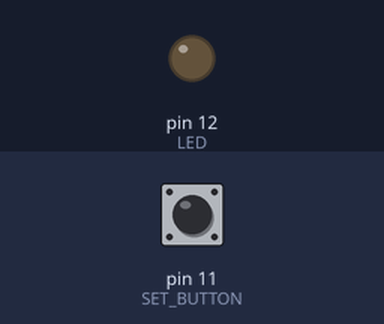
A sketch run on a simulated Arduino Uno, built with avr-gcc and run on an emulated ATmega328P. Shown: output pins drawn as LEDs (lit = HIGH). The inputs (shaded band) are chosen by the test bench; at power-on: pin 11 (SET_BUTTON) LOW.

Above: at 1.2 s.
1.3 s: pin 11 (SET_BUTTON) pulled HIGH for 0.25 s
At 2.5 s:
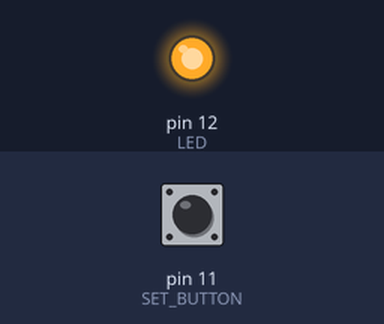
Timing chart, 0 to 4.3 s (numbered marks = the images above; inputs shaded):
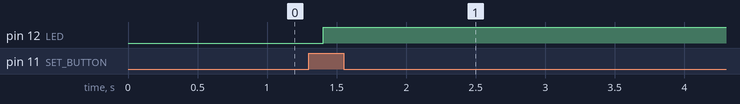

Measured:
- after the input at 1.3 s, pin 12 (LED): LOW → HIGH after 0.10 s

The sketch:

universalRC.ino
```cpp
// Library
#include <IRremote.h>
#include <Keypad.h>
#include <ArduinoJson.h>

// I/O digital
#define LED 12
#define SET_BUTTON 11
#define ONOF_BUTTON 10

// Keypad
const byte ROWS = 4;
const byte COLS = 4;

char keys[ROWS][COLS] = {
  {'1', '2', '3', 'A'},
  {'4', '5', '6', 'B'},
  {'7', '8', '9', 'C'},
  {'*', '0', '#', 'D'}
};

byte rowPins[ROWS] = {2, 3, 4, 5};
byte colPins[COLS] = {6, 7, 8, 9};

Keypad keypad = Keypad(makeKeymap(keys), rowPins, colPins, ROWS, COLS);

void setup() {

  Serial.begin(9600);
  pinMode(LED, OUTPUT);
  pinMode(SET_BUTTON, INPUT);
  pinMode(ONOF_BUTTON, INPUT);

  // Buka file
  // File file = SD.open("data.json");
  // if (file) {
  //   // Deserialisasi data JSON
  //   DynamicJsonDocument doc(4096);
  //   deserializeJson(doc, file);
  // }
}

void loop() {

  // get code
  String codeDevice = getDevice();
  // String protokol = doc[codeDevice]["protokol"];

  Serial.println(codeDevice);
  // Serial.println(protokol);

  char key = keypad.getKey();
  if (key != NO_KEY){
    if (!isAlpha(key)){
      Serial.println(key);
      // int irCode = whatInput(key);
      // Serial.println(key);
      // switch (protokol) {
      //   case "NEC":
      //     irsend.sendNEC(irCode, 32);

      //   case "Sony":
      //     irsend.sendSONY(irCode, 16);

      //   case "RC6":
      //     irsend.sendRC6(irCode, 32);

      //   case "RC5":
      //     irsend.sendRC5(irCode, 16);

      //   default:
      //     // kode yang akan dijalankan jika x tidak sama dengan 1, 2, atau 3
      //     break;
      // }
    }
  }
}

String getDevice(){

  int stateSet = digitalRead(SET_BUTTON);
  String codeDevice = "";

  if  (stateSet == HIGH){

    for (int i = 0; i < 4; i++) {
      bool getChar = false;
      digitalWrite(LED, HIGH);

      while (getChar == false){
        char key = keypad.getKey();
        if (key != NO_KEY){
          if (isAlpha(key)){
            codeDevice += key;
            getChar = true;
          }
        }

        delay(200);
      }

      digitalWrite(LED, LOW);
      delay(200);
    }

    return codeDevice;
  }

  delay(200);
}

// void whatInput(String input){
//   Serial.println(input);
// }
```
